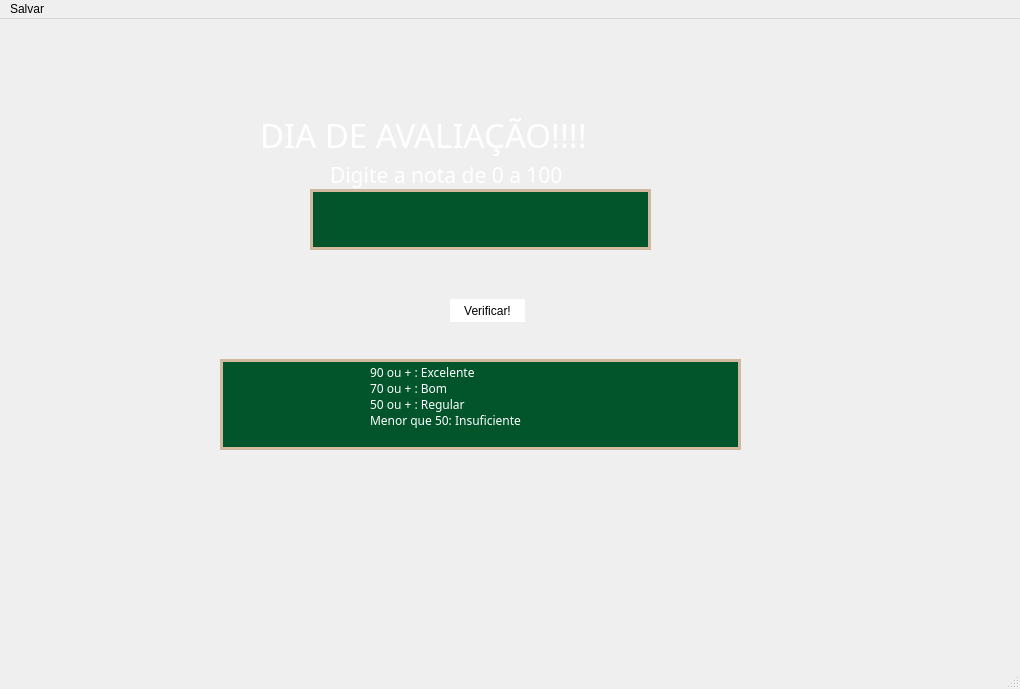
<?xml version="1.0" encoding="UTF-8"?>
<ui version="4.0">
 <class>MainWindow</class>
 <widget class="QMainWindow" name="MainWindow">
  <property name="geometry">
   <rect>
    <x>0</x>
    <y>0</y>
    <width>1020</width>
    <height>689</height>
   </rect>
  </property>
  <property name="windowTitle">
   <string>MainWindow</string>
  </property>
  <widget class="QWidget" name="centralwidget">
   <widget class="QLabel" name="imgLabel">
    <property name="geometry">
     <rect>
      <x>-100</x>
      <y>-30</y>
      <width>1171</width>
      <height>721</height>
     </rect>
    </property>
    <property name="styleSheet">
     <string notr="true"/>
    </property>
    <property name="text">
     <string/>
    </property>
    <property name="pixmap">
     <pixmap>crianca.jpg</pixmap>
    </property>
    <property name="scaledContents">
     <bool>true</bool>
    </property>
   </widget>
   <widget class="QLabel" name="label">
    <property name="geometry">
     <rect>
      <x>260</x>
      <y>90</y>
      <width>571</width>
      <height>51</height>
     </rect>
    </property>
    <property name="font">
     <font>
      <family>Snap ITC</family>
      <pointsize>25</pointsize>
      <weight>50</weight>
      <bold>false</bold>
     </font>
    </property>
    <property name="styleSheet">
     <string notr="true">color:white;</string>
    </property>
    <property name="text">
     <string>DIA DE AVALIAÇÃO!!!!</string>
    </property>
   </widget>
   <widget class="QLineEdit" name="inputLabel">
    <property name="geometry">
     <rect>
      <x>310</x>
      <y>170</y>
      <width>341</width>
      <height>61</height>
     </rect>
    </property>
    <property name="font">
     <font>
      <pointsize>8</pointsize>
     </font>
    </property>
    <property name="styleSheet">
     <string notr="true">background-color: rgb(2, 85, 43);
color: rgb(255, 255, 255);
border: 3px solid rgb(208, 185, 158);</string>
    </property>
   </widget>
   <widget class="QLabel" name="label_2">
    <property name="geometry">
     <rect>
      <x>330</x>
      <y>140</y>
      <width>301</width>
      <height>31</height>
     </rect>
    </property>
    <property name="font">
     <font>
      <family>Snap ITC</family>
      <pointsize>16</pointsize>
     </font>
    </property>
    <property name="styleSheet">
     <string notr="true">color:white;</string>
    </property>
    <property name="text">
     <string>Digite a nota de 0 a 100</string>
    </property>
   </widget>
   <widget class="QLineEdit" name="lineEdit_2">
    <property name="geometry">
     <rect>
      <x>220</x>
      <y>340</y>
      <width>521</width>
      <height>91</height>
     </rect>
    </property>
    <property name="font">
     <font>
      <pointsize>8</pointsize>
     </font>
    </property>
    <property name="styleSheet">
     <string notr="true">background-color: rgb(2, 85, 43);
color: rgb(255, 255, 255);
border: 3px solid rgb(208, 185, 158);</string>
    </property>
   </widget>
   <widget class="QPushButton" name="verifyBtn">
    <property name="geometry">
     <rect>
      <x>450</x>
      <y>280</y>
      <width>75</width>
      <height>23</height>
     </rect>
    </property>
    <property name="styleSheet">
     <string notr="true">background-color: white; border-radius:20px;</string>
    </property>
    <property name="text">
     <string>Verificar!</string>
    </property>
   </widget>
   <widget class="QLabel" name="labelResult">
    <property name="geometry">
     <rect>
      <x>370</x>
      <y>340</y>
      <width>581</width>
      <height>91</height>
     </rect>
    </property>
    <property name="font">
     <font>
      <family>Snap ITC</family>
      <pointsize>9</pointsize>
     </font>
    </property>
    <property name="styleSheet">
     <string notr="true">color:white;</string>
    </property>
    <property name="text">
     <string>90 ou + : Excelente
70 ou + : Bom
50 ou + : Regular
Menor que 50: Insuficiente
</string>
    </property>
   </widget>
   <widget class="QLabel" name="label_3">
    <property name="geometry">
     <rect>
      <x>670</x>
      <y>120</y>
      <width>291</width>
      <height>261</height>
     </rect>
    </property>
    <property name="text">
     <string/>
    </property>
    <property name="pixmap">
     <pixmap>curioso.png</pixmap>
    </property>
    <property name="scaledContents">
     <bool>true</bool>
    </property>
   </widget>
  </widget>
  <widget class="QMenuBar" name="menubar">
   <property name="geometry">
    <rect>
     <x>0</x>
     <y>0</y>
     <width>1020</width>
     <height>21</height>
    </rect>
   </property>
   <widget class="QMenu" name="menuSalvar">
    <property name="title">
     <string>Salvar</string>
    </property>
    <addaction name="actionSalvar"/>
   </widget>
   <addaction name="menuSalvar"/>
  </widget>
  <widget class="QStatusBar" name="statusbar"/>
  <action name="actionSalvar">
   <property name="text">
    <string>Salvar</string>
   </property>
   <property name="shortcut">
    <string>Ctrl+S</string>
   </property>
  </action>
 </widget>
 <resources/>
 <connections/>
</ui>
